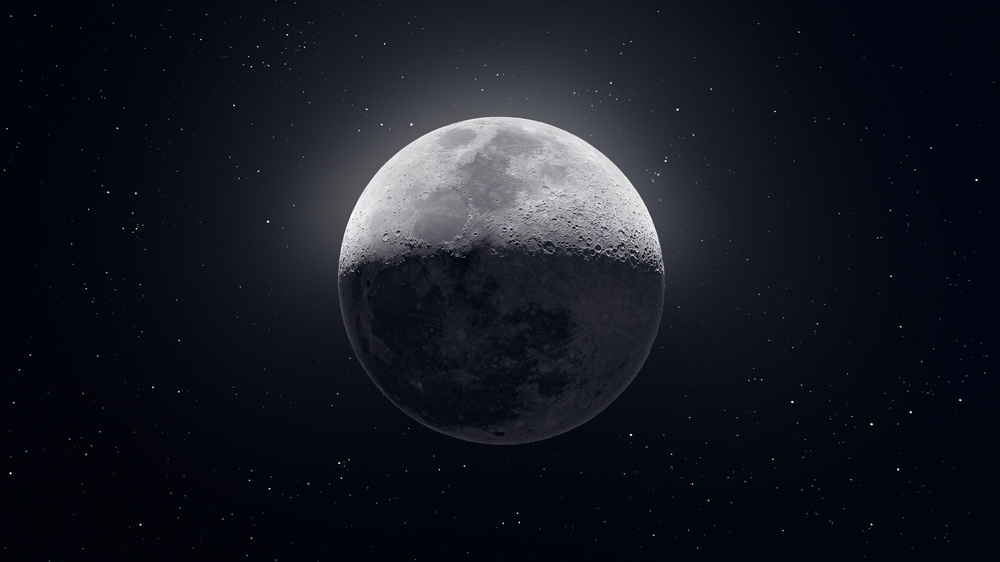
%> input picture 数字图像与数字图像处理/matlab_code/moon.jpg, 1000 x 562 px, shrunk from 1920 x 1080 before the run
$ octave E832watershed.m   (GNU Octave 9; MATLAB toolbox functions it lacks are replaced by stand-ins)
%> lines starting %> are read from the running program, lines starting %| are printed output that depends on the picture; in (x1, y1, x2, y2) boxes, pixels count from 0 and x2, y2 are one past the last pixel; in counts of white or black regions, pixels touching at a corner belong together; the program's own positions count from 1
f=imread('moon.jpg');
%> f is the input picture: size 562x1000x3 uint8; mean R, G, B 22.1, 24.2, 34.1
f=rgb2gray(f);
%> f: size 562x1000 uint8
subplot(2,2,1);
imshow(f);
title('(a)原始图像');
subplot(2,2,2);
f=double(f);
%> f: size 562x1000 double
hv=fspecial('prewitt');
hh=hv.';
gv=abs(imfilter(f,hv,'replicate'));
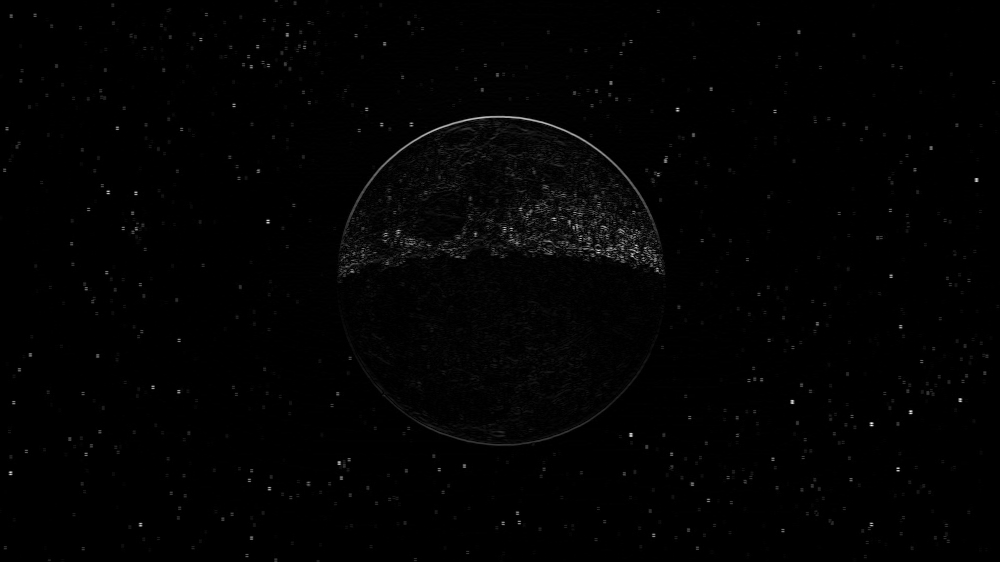
%> gv: size 562x1000 double; min 0, max 594, mean 5.9; drawn with min black and max white
gh=abs(imfilter(f,hh,'replicate'));
g=sqrt(gv.^2+gh.^2);

L=watershed(g);
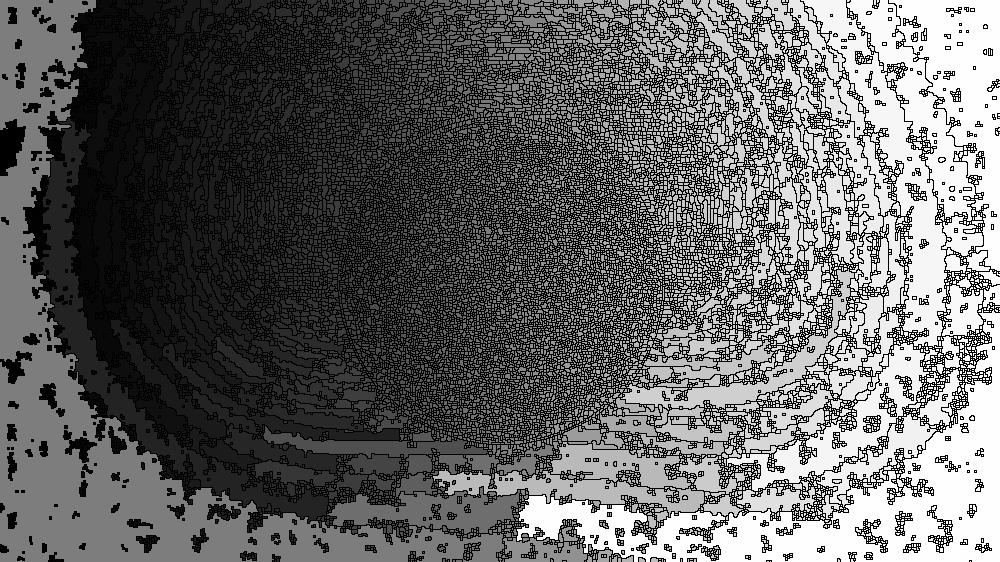
%> L: size 562x1000 uint16; min 0, max 22965, mean 8937.1; drawn with min black and max white
wr=L==0;
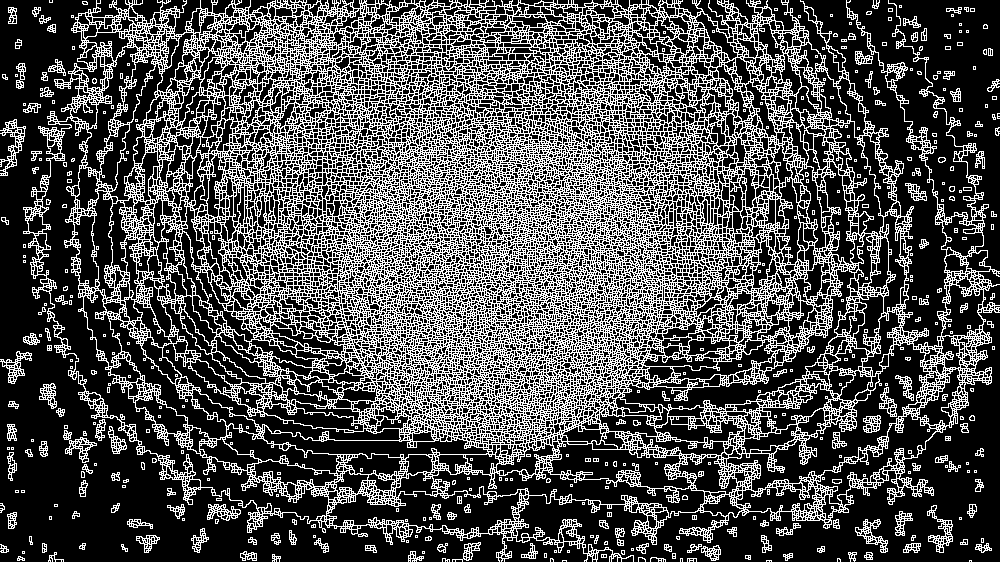
%> wr: size 562x1000 logical; 31.2% white in thin lines or dots
imshow(wr);
title('(b)分水岭');
f(wr)=255;
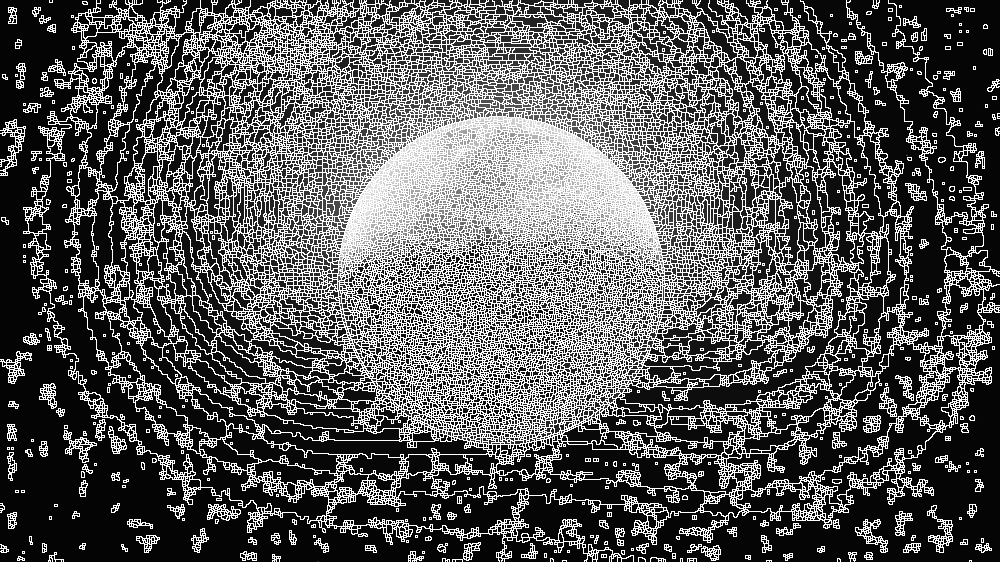
%> f: size 562x1000 double; min 0, max 255, mean 93
subplot(2,2,3);
imshow(uint8(f));
title('(c)分割结果');
rm=imregionalmin(g);
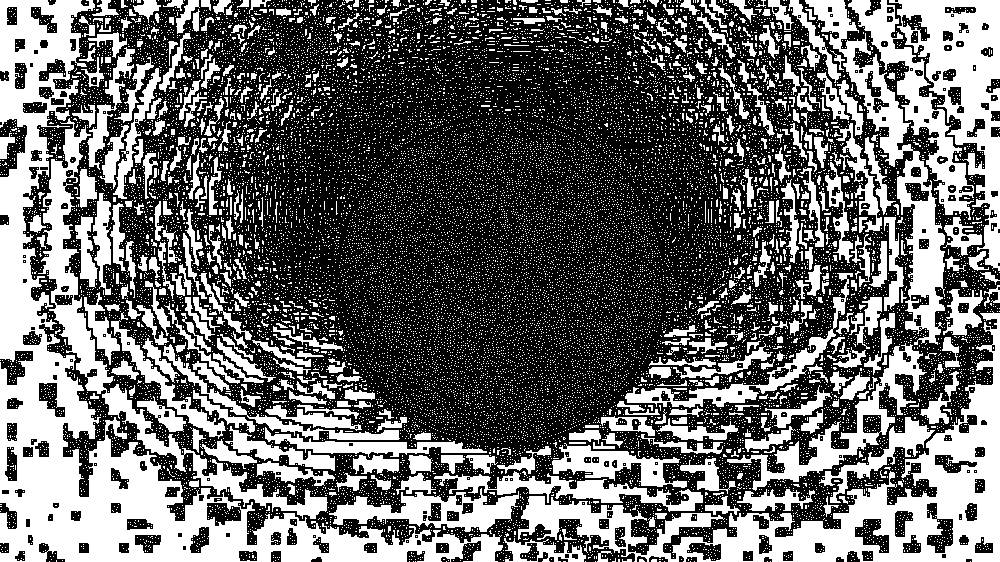
%> rm: size 562x1000 logical; 41.1% white; 22965 white regions (22397 under 20 px), largest, box (x1, y1, x2, y2) and area: (0, 0, 503, 562) 45828, (518, 311, 1000, 562) 23436, (889, 0, 1000, 271) 10624
subplot(2,2,4);
imshow(rm);
title('(d)局部极小值');
